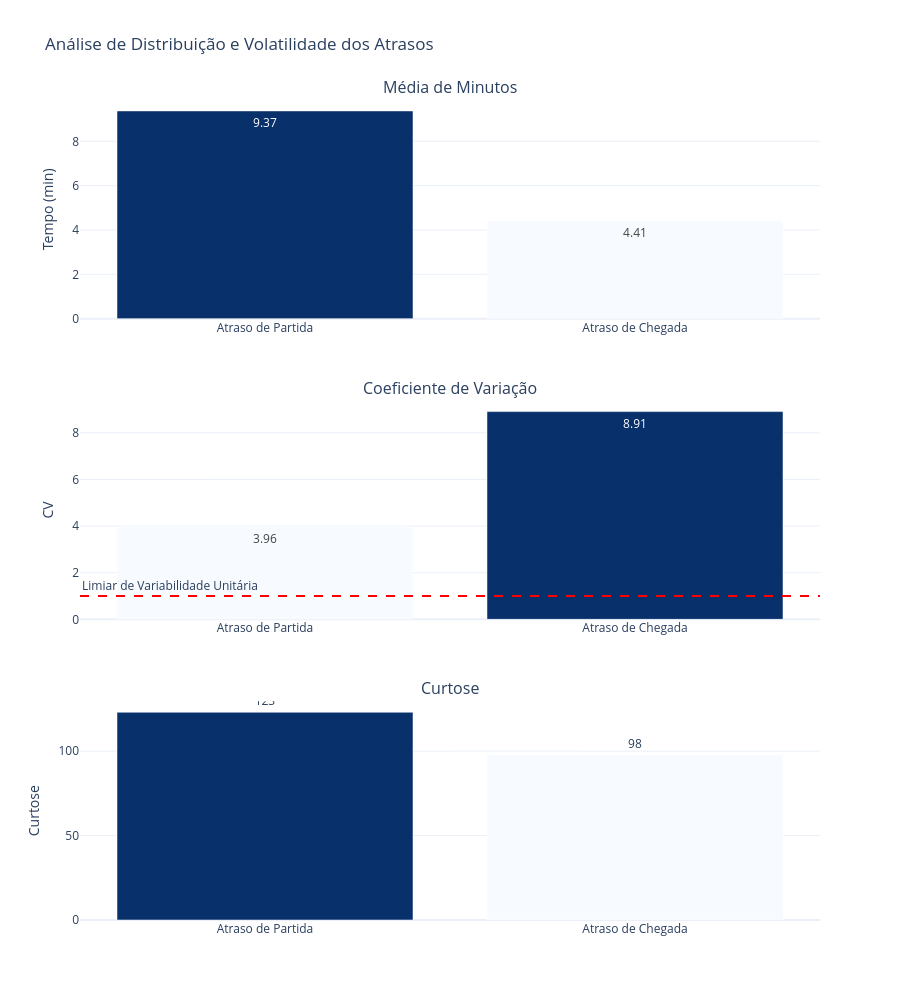

The cell this chart's notebook holds for it:
### Code cell
labels = ['Atraso de Partida', 'Atraso de Chegada']

fig = make_subplots(
    rows=3, cols=1,
    subplot_titles=(
        'Média de Minutos', 
        'Coeficiente de Variação', 
        'Curtose'
    ),
    vertical_spacing=0.1
)
fig.add_trace(go.Bar(
    x=labels, 
    y=df_temp.loc['mean', delays],
    marker=dict(color=df_temp.loc['mean', delays], colorscale='Blues'),
    text=df_temp.loc['mean', delays].round(2),
    textposition='auto',
    name='Média'
), row=1, col=1)
fig.add_trace(go.Bar(
    x=labels, 
    y=df_temp.loc['cv', delays],
    marker=dict(color=df_temp.loc['cv', delays], colorscale='Blues'),
    text=df_temp.loc['cv', delays].round(2),
    textposition='auto',
    name='CV'
), row=2, col=1)
fig.add_hline(
    y=1, line_dash='dash', line_color='red', row=2, col=1, 
    annotation_text='Limiar de Variabilidade Unitária', annotation_position='top left'
)
fig.add_trace(go.Bar(
    x=labels, 
    y=df_temp.loc['kurtosis', delays],
    marker=dict(color=df_temp.loc['kurtosis', delays], colorscale='Blues'),
    text=df_temp.loc['kurtosis', delays].round(0),
    textposition='outside',
    name='Curtose'
), row=3, col=1)
fig.update_layout(
    height=1000,
    title_text='Análise de Distribuição e Volatilidade dos Atrasos',
    template='plotly_white',
    showlegend=False
)
fig.update_yaxes(title_text='Tempo (min)', row=1, col=1)
fig.update_yaxes(title_text='CV', row=2, col=1)
fig.update_yaxes(title_text='Curtose', row=3, col=1)
fig.show()

### Figure 1 — Plotly figure (JSON) as saved in the notebook; plotly's stock layout.template omitted (floating-point values rounded to 4 significant figures)
{"data": [{"marker": {"color": [9.37, 4.407], "colorscale": [[0, "rgb(247,251,255)"], [0.125, "rgb(222,235,247)"], [0.25, "rgb(198,219,239)"], [0.375, "rgb(158,202,225)"], [0.5, "rgb(107,174,214)"], [0.625, "rgb(66,146,198)"], [0.75, "rgb(33,113,181)"], [0.875, "rgb(8,81,156)"], [1, "rgb(8,48,107)"]]}, "name": "Média", "text": [9.37, 4.41], "textposition": "auto", "type": "bar", "x": ["Atraso de Partida", "Atraso de Chegada"], "xaxis": "x", "y": [9.37, 4.407], "yaxis": "y"}, {"marker": {"color": [3.957, 8.911], "colorscale": [[0, "rgb(247,251,255)"], [0.125, "rgb(222,235,247)"], [0.25, "rgb(198,219,239)"], [0.375, "rgb(158,202,225)"], [0.5, "rgb(107,174,214)"], [0.625, "rgb(66,146,198)"], [0.75, "rgb(33,113,181)"], [0.875, "rgb(8,81,156)"], [1, "rgb(8,48,107)"]]}, "name": "CV", "text": [3.96, 8.91], "textposition": "auto", "type": "bar", "x": ["Atraso de Partida", "Atraso de Chegada"], "xaxis": "x2", "y": [3.957, 8.911], "yaxis": "y2"}, {"marker": {"color": [123.0, 97.74], "colorscale": [[0, "rgb(247,251,255)"], [0.125, "rgb(222,235,247)"], [0.25, "rgb(198,219,239)"], [0.375, "rgb(158,202,225)"], [0.5, "rgb(107,174,214)"], [0.625, "rgb(66,146,198)"], [0.75, "rgb(33,113,181)"], [0.875, "rgb(8,81,156)"], [1, "rgb(8,48,107)"]]}, "name": "Curtose", "text": [123.0, 98.0], "textposition": "outside", "type": "bar", "x": ["Atraso de Partida", "Atraso de Chegada"], "xaxis": "x3", "y": [123.0, 97.74], "yaxis": "y3"}], "layout": {"annotations": [{"font": {"size": 16}, "showarrow": false, "text": "Média de Minutos", "x": 0.5, "xanchor": "center", "xref": "paper", "y": 1, "yanchor": "bottom", "yref": "paper"}, {"font": {"size": 16}, "showarrow": false, "text": "Coeficiente de Variação", "x": 0.5, "xanchor": "center", "xref": "paper", "y": 0.6333, "yanchor": "bottom", "yref": "paper"}, {"font": {"size": 16}, "showarrow": false, "text": "Curtose", "x": 0.5, "xanchor": "center", "xref": "paper", "y": 0.2667, "yanchor": "bottom", "yref": "paper"}, {"showarrow": false, "text": "Limiar de Variabilidade Unitária", "x": 0, "xanchor": "left", "xref": "x2 domain", "y": 1, "yanchor": "bottom", "yref": "y2"}], "height": 1000, "shapes": [{"line": {"color": "red", "dash": "dash"}, "type": "line", "x0": 0, "x1": 1, "xref": "x2 domain", "y0": 1, "y1": 1, "yref": "y2"}], "showlegend": false, "title": {"text": "Análise de Distribuição e Volatilidade dos Atrasos"}, "xaxis": {"anchor": "y", "domain": [0, 1]}, "xaxis2": {"anchor": "y2", "domain": [0, 1]}, "xaxis3": {"anchor": "y3", "domain": [0, 1]}, "yaxis": {"anchor": "x", "domain": [0.7333, 1], "title": {"text": "Tempo (min)"}}, "yaxis2": {"anchor": "x2", "domain": [0.3667, 0.6333], "title": {"text": "CV"}}, "yaxis3": {"anchor": "x3", "domain": [0, 0.2667], "title": {"text": "Curtose"}}}}
